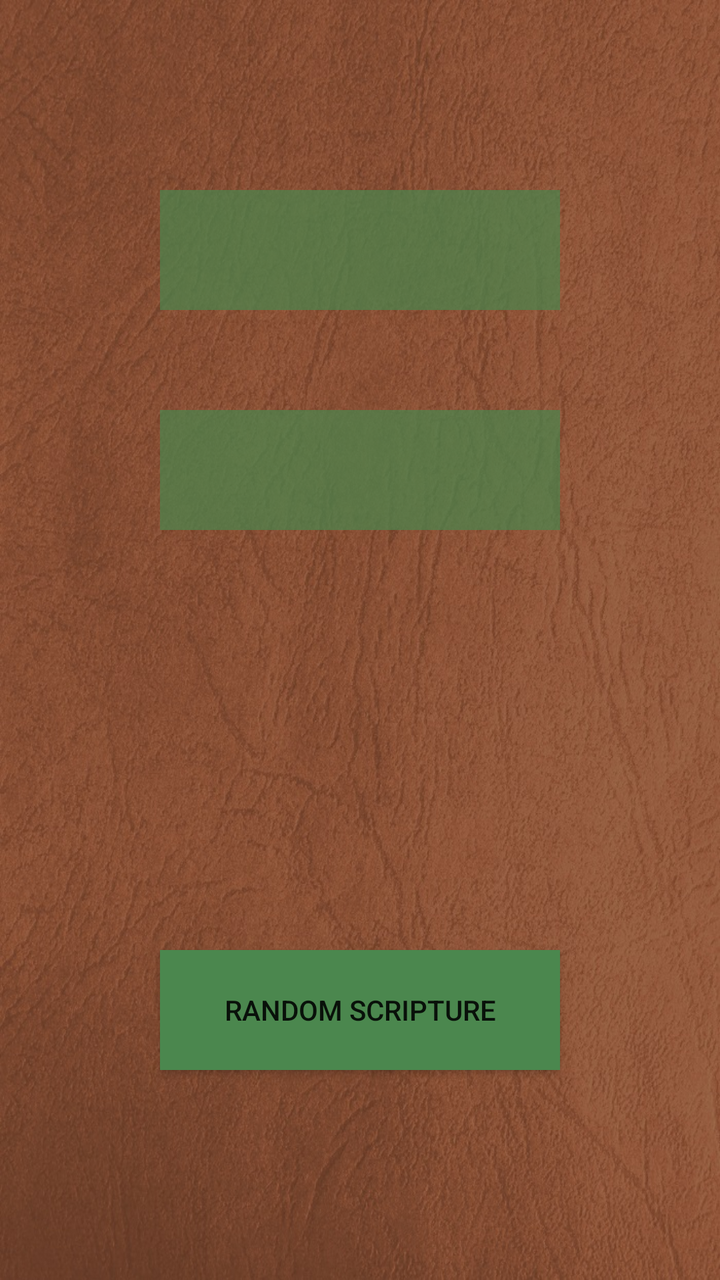
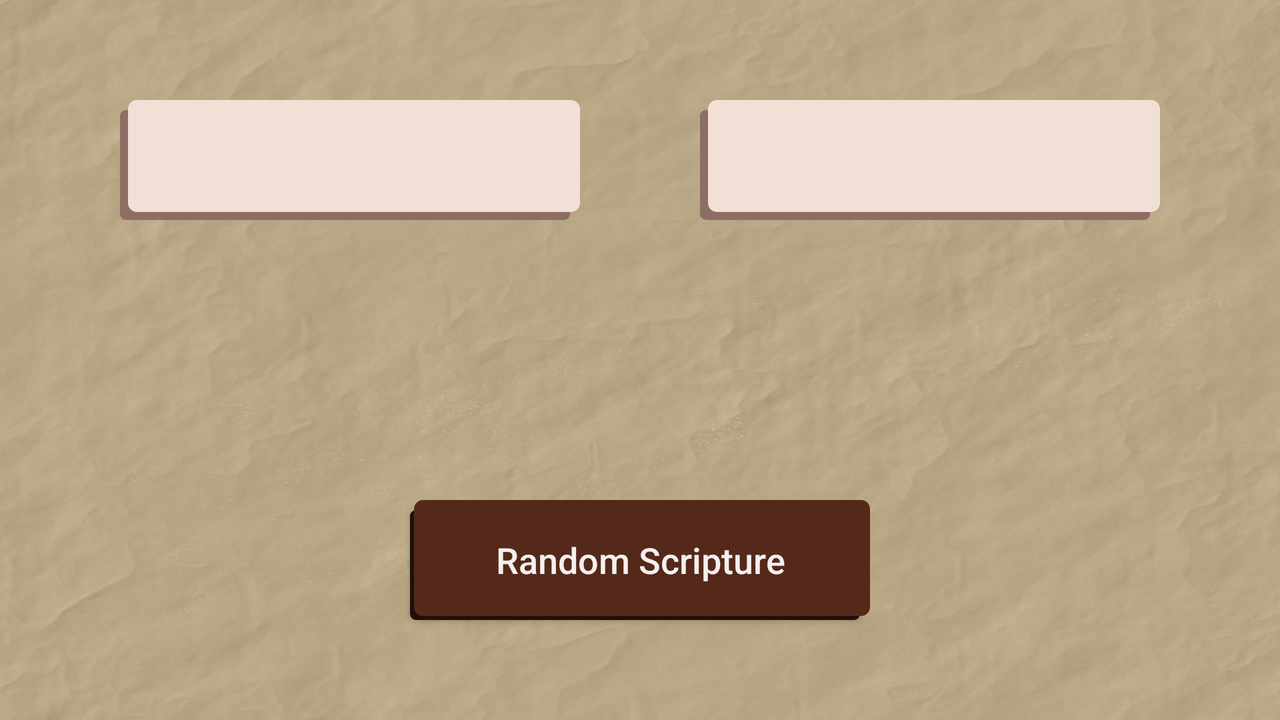

Compare how this app lays out the same screen by default and in its alternative resource folder. The renders come first, then the two layout files and the values they reference.
<!-- AndroidManifest.xml: application theme AppTheme -->
<!-- res/layout/book_filter_activity.xml -->
<?xml version="1.0" encoding="utf-8"?>
<android.support.constraint.ConstraintLayout xmlns:android="http://schemas.android.com/apk/res/android"
    xmlns:app="http://schemas.android.com/apk/res-auto"
    xmlns:tools="http://schemas.android.com/tools"
    android:layout_width="match_parent"
    android:layout_height="match_parent"
    android:background="@drawable/bgmain"
    tools:context="com.example.randomscripturegeneratorapp.FilterBookActivity">

    <Button
        android:id="@+id/randomWork_button"
        android:layout_width="200dp"
        android:layout_height="60dp"
        android:layout_marginBottom="105dp"
        android:onClick="sendVerseToDisplay"
        android:text="Random Scripture"
        android:background="#4b874e"
        app:layout_constraintBottom_toBottomOf="parent"
        app:layout_constraintStart_toStartOf="@+id/dropDown_books" />

    <Spinner
        android:id="@+id/dropDown_works"
        android:layout_width="200dp"
        android:layout_height="60dp"
        android:layout_marginEnd="8dp"
        android:layout_marginStart="8dp"
        android:layout_marginTop="95dp"
        android:background="@color/book_dropdown"
        app:layout_constraintEnd_toEndOf="parent"
        app:layout_constraintStart_toStartOf="parent"
        app:layout_constraintTop_toTopOf="parent" />

    <Spinner
        android:id="@+id/dropDown_books"
        android:layout_width="200dp"
        android:layout_height="60dp"
        android:layout_marginTop="50dp"
        android:background="@color/book_dropdown"
        app:layout_constraintStart_toStartOf="@+id/dropDown_works"
        app:layout_constraintTop_toBottomOf="@+id/dropDown_works" />

</android.support.constraint.ConstraintLayout>
<!-- resources referenced by this layout -->
<resources>
  <color name="book_dropdown">#b54b874e</color>
  <!-- drawable bgmain: jpg bitmap (drawable, 271701 bytes) -->
  <!-- from res/values-v21/ -->
  <style name="AppTheme" parent="Theme.AppCompat.Light.DarkActionBar">
          
          <item name="colorPrimary">@color/colorPrimary</item>
          <item name="colorPrimaryDark">@android:color/black</item>
          <item name="colorAccent">@color/colorAccent</item>
          <item name="android:colorBackground">@android:color/background_light</item>
          <item name="android:textColorSecondaryInverse">@color/colorPrimaryDark</item>
          <item name="android:textColorSecondary">?android:attr/textColorPrimaryDisableOnly</item>
          <item name="android:windowBackground">@android:color/white</item>
          <item name="android:colorForeground">@android:color/black</item>
      </style>
  <color name="colorPrimary">#532a19</color>
  <color name="colorAccent">#000000</color>
  <color name="colorPrimaryDark">#bebdb9</color>
</resources>
<!-- res/layout-land/book_filter_activity.xml (the repository's variant of the layout above) -->
<!-- drawn on the phone turned sideways -->
<?xml version="1.0" encoding="utf-8"?>
<android.support.constraint.ConstraintLayout xmlns:android="http://schemas.android.com/apk/res/android"
    xmlns:app="http://schemas.android.com/apk/res-auto"
    xmlns:tools="http://schemas.android.com/tools"
    android:layout_width="match_parent"
    android:layout_height="match_parent"
    android:background="@drawable/bg"
    tools:context="com.example.randomscripturegeneratorapp.FilterBookActivity">

    <Button
        android:id="@+id/randomWork_button"
        android:layout_width="230dp"
        android:layout_height="60dp"
        android:layout_marginBottom="50dp"
        android:layout_marginEnd="8dp"
        android:layout_marginStart="8dp"
        android:background="@drawable/button_selector_brown"
        android:onClick="sendVerseToDisplay"
        android:text="Random Scripture"
        android:textAllCaps="false"
        android:textColor="#F4F0EF"
        android:textSize="18sp"
        app:layout_constraintBottom_toBottomOf="parent"
        app:layout_constraintEnd_toEndOf="parent"
        app:layout_constraintStart_toStartOf="parent" />

    <Spinner
        android:id="@+id/dropDown_works"
        android:layout_width="230dp"
        android:layout_height="60dp"
        android:layout_marginStart="60dp"
        android:layout_marginLeft="60dp"
        android:layout_marginTop="50dp"
        android:background="@drawable/button_selector_white"
        android:entries="@drawable/bg"
        android:textAlignment="center"
        app:layout_constraintStart_toStartOf="parent"
        app:layout_constraintTop_toTopOf="parent" />

    <Spinner
        android:id="@+id/dropDown_books"
        android:layout_width="230dp"
        android:layout_height="60dp"
        android:layout_marginEnd="60dp"
        android:layout_marginRight="60dp"
        android:layout_marginTop="50dp"
        android:background="@drawable/button_selector_white"
        android:textAlignment="center"
        app:layout_constraintEnd_toEndOf="parent"
        app:layout_constraintTop_toTopOf="parent" />

</android.support.constraint.ConstraintLayout>
<!-- resources referenced by the variant -->
<!-- as the phone turned sideways resolves them -->
<resources>
  <!-- drawable bg: jpg bitmap (drawable, 136497 bytes) -->
  <!-- drawable button_selector_brown (drawable) -->
  <selector xmlns:android="http://schemas.android.com/apk/res/android">
      <item>
          <layer-list>
              <item android:right="5dp" android:top="5dp">
                  <shape>
                      <corners android:radius="3dp" />
                      <solid android:color="#211009" />
                  </shape>
              </item>
              <item android:bottom="2dp" android:left="2dp">
                  <shape>
                      <gradient android:angle="270"
                          android:endColor="#542919" android:startColor="#542919" />
                      <stroke android:width="1dp" android:color="#542919" />
                      <corners android:radius="4dp" />
                      <padding android:bottom="10dp" android:left="10dp"
                          android:right="10dp" android:top="10dp" />
                  </shape>
              </item>
          </layer-list>
      </item>
  
  </selector>
  <!-- drawable button_selector_white (drawable) -->
  <?xml version="1.0" encoding="utf-8"?>
  <selector xmlns:android="http://schemas.android.com/apk/res/android">
      <item>
          <layer-list>
              <item android:right="5dp" android:top="5dp">
                  <shape>
                      <corners android:radius="3dp" />
                      <solid android:color="#8d6e63" />
                  </shape>
              </item>
              <item android:bottom="4dp" android:left="4dp">
                  <shape>
                      <gradient android:angle="270"
                          android:endColor="#f1e0d6" android:startColor="#f1e0d6" />
                      <stroke android:width="1dp" android:color="#f1e0d6" />
                      <corners android:radius="4dp" />
                      <padding android:bottom="10dp" android:left="10dp"
                          android:right="10dp" android:top="10dp" />
                  </shape>
              </item>
          </layer-list>
      </item>
  
  </selector>
  <!-- from res/values-v21/ -->
  <style name="AppTheme" parent="Theme.AppCompat.Light.DarkActionBar">
          
          <item name="colorPrimary">@color/colorPrimary</item>
          <item name="colorPrimaryDark">@android:color/black</item>
          <item name="colorAccent">@color/colorAccent</item>
          <item name="android:colorBackground">@android:color/background_light</item>
          <item name="android:textColorSecondaryInverse">@color/colorPrimaryDark</item>
          <item name="android:textColorSecondary">?android:attr/textColorPrimaryDisableOnly</item>
          <item name="android:windowBackground">@android:color/white</item>
          <item name="android:colorForeground">@android:color/black</item>
      </style>
  <color name="colorPrimary">#532a19</color>
  <color name="colorAccent">#000000</color>
  <color name="colorPrimaryDark">#bebdb9</color>
</resources>
